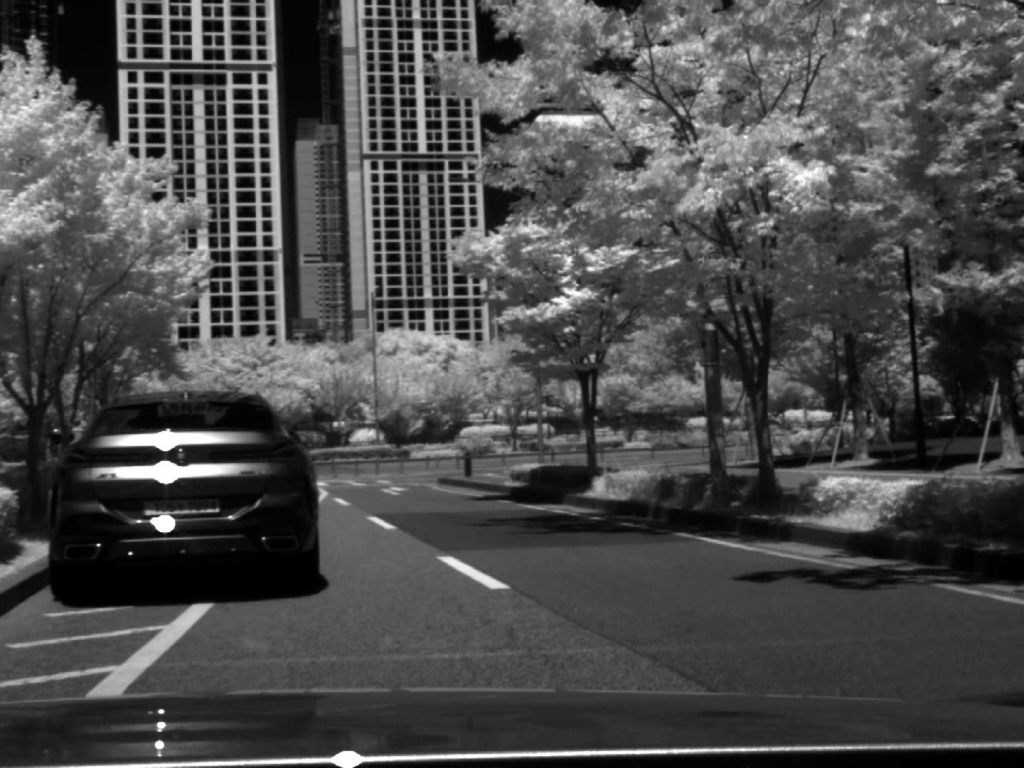
#> input picture paired/frame21_modified2_swir.jpg, 2048 x 1536 px (shown at 1/2 size)
$ python alingnem.py
#> lines starting #> are read from the running program, lines starting #| are printed output that depends on the picture
import cv2
import numpy as np

# Load camera calibration parameters (if available)
#with np.load('camera_params.npz') as data:
   # camera_matrix = data['camera_matrix']
   # dist_coeffs = data['dist_coeffs']

# Read the images
img1 = cv2.imread('paired/frame21_modified2_swir.jpg')
#> img1 is the input picture: shape (1536, 2048, 3); min 0, max 255, mean 74.9
img2 = cv2.imread('paired/frame21_rgb.jpg')
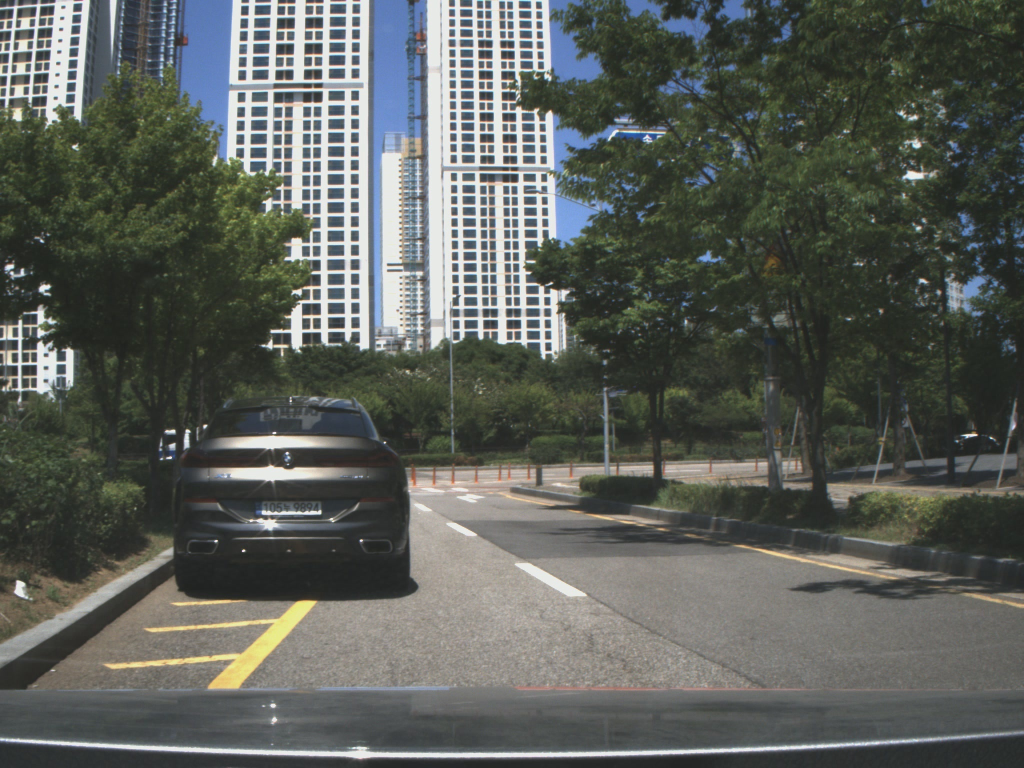
#> input picture paired/frame21_rgb.jpg, 2048 x 1536 px (shown at 1/2 size)
#> img2 is the input picture: shape (1536, 2048, 3); mean B, G, R 89.7, 95, 91.2
keepPercent = 0.8
# Undistort images (optional, only if calibration data is available)
#if 'camera_matrix' in locals() and 'dist_coeffs' in locals():
 #   img1 = cv2.undistort(img1, camera_matrix, dist_coeffs)
  #  img2 = cv2.undistort(img2, camera_matrix, dist_coeffs)

# Convert images to grayscale
def align_images(img1, img2, keepPercent):
#> called with keepPercent = 0.8
    gray1 = cv2.cvtColor(img1, cv2.COLOR_BGR2GRAY)
    gray2 = cv2.cvtColor(img2, cv2.COLOR_BGR2GRAY)
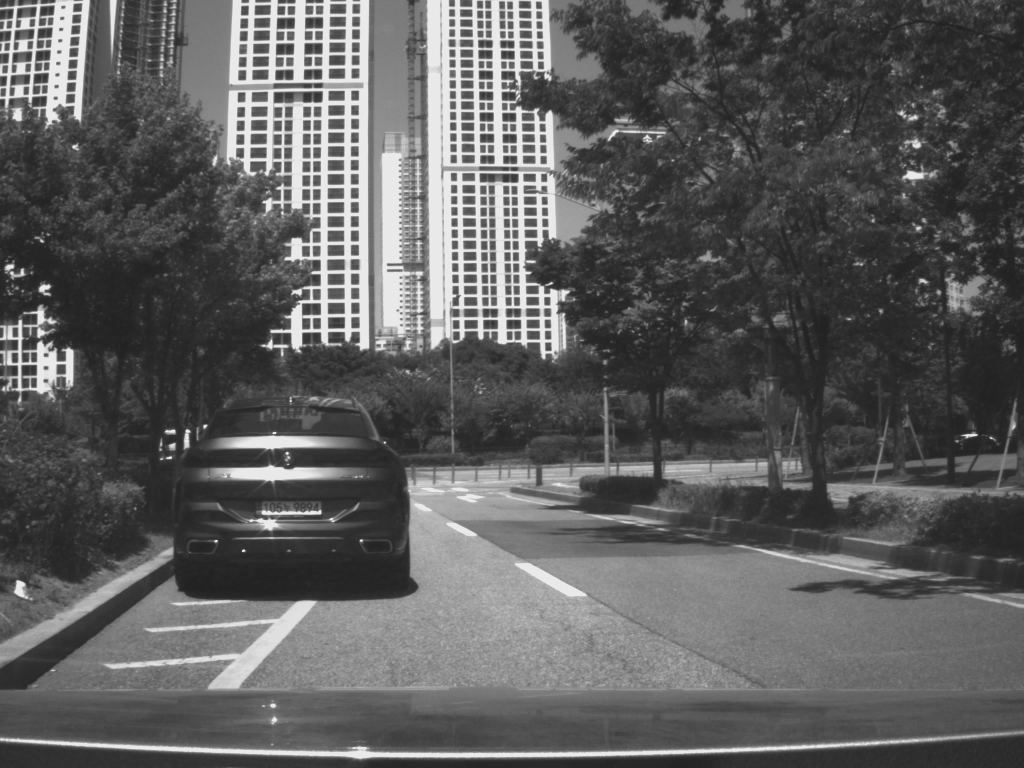
#> gray2: shape (1536, 2048) (shown at 1/2 size); min 30, max 242, mean 93.3

# Detect ORB features and descriptors
    orb = cv2.ORB_create()
    keypoints1, descriptors1 = orb.detectAndCompute(gray1, None)
#> keypoints1 = 500 keypoints; strongest (x, y, size): (323, 1422, 64.3), (319, 1422, 64.3), (323, 1421, 77.1), (258, 1107, 44.6)
    keypoints2, descriptors2 = orb.detectAndCompute(gray2, None)
#> keypoints2 = 500 keypoints; strongest (x, y, size): (485, 1101, 31), (486, 1103, 31), (485, 1102, 44.6), (488, 1102, 44.6)

# Match descriptors using BFMatcher
    bf = cv2.BFMatcher(cv2.NORM_HAMMING, crossCheck=True)
    matches = bf.match(descriptors1, descriptors2)
#> matches = 134 matches

# Sort matches by distance
    matches = sorted(matches, key=lambda x: x.distance)

    keep = int(len(matches) * keepPercent)
#> keep = 107
    matches = matches[:keep]
#> matches = 107 matches

# Extract location of good matches
    points1 = np.zeros((len(matches), 2), dtype=np.float32)
#> points1 = 107 pairs, first value 0 to 0, second value 0 to 0
    points2 = np.zeros((len(matches), 2), dtype=np.float32)
#> points2 = 107 pairs, first value 0 to 0, second value 0 to 0

    for i, match in enumerate(matches):
        points1[i, :] = keypoints1[match.queryIdx].pt
        points2[i, :] = keypoints2[match.trainIdx].pt
#> this loop made 107 passes
#> after the loop, points1 = 107 pairs, first value 112 to 1662, second value 70.56 to 1461.6; points2 = 107 pairs, first value 35 to 1981.2, second value 116.4 to 1102.8

# Find homography using RANSAC
    h, mask = cv2.findHomography(points2, points1, cv2.RANSAC)
#> h = [[-5.16, 0.186, 2040.4], [-4.66, -2.69, 3227.6], [-0.00381, -0.000991, 1]]; mask = 107 values, max 1 at index 4, min 0 at index 0, mean 0.103

# Use homography to warp image
    height, width, channels = img1.shape
#> height = 1536; width = 2048; channels = 3
    aligned_img2 = cv2.warpPerspective(img2, h, (width, height))
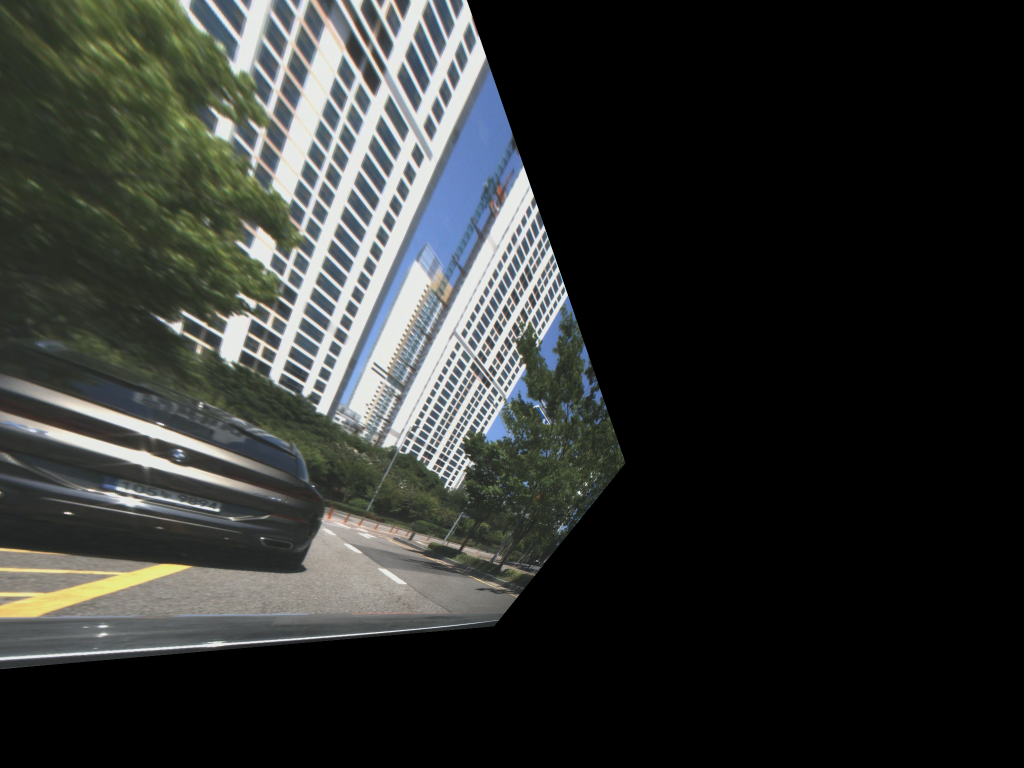
#> aligned_img2: shape (1536, 2048, 3) (shown at 1/2 size); mean B, G, R 47.8, 50.1, 48
    return aligned_img2

aligned_img2 = align_images(img1, img2, keepPercent)

# Show aligned images
im1_save = cv2.resize(img1, (img1.shape[1]//3, img1.shape[0]//3))
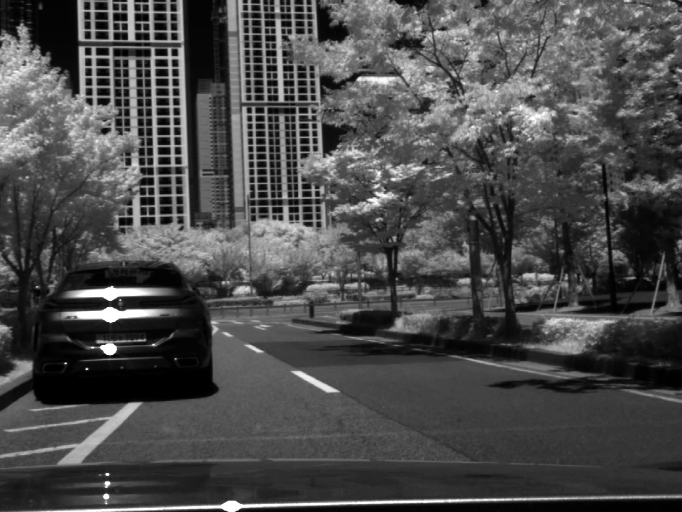
#> im1_save: shape (512, 682, 3); min 0, max 255, mean 74.9
im2_save = cv2.resize(img2, (img1.shape[1]//3, img2.shape[0]//3))
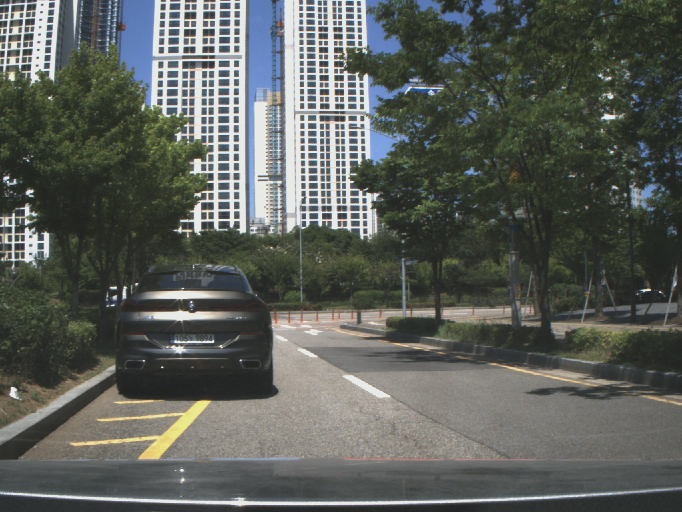
#> im2_save: shape (512, 682, 3); mean B, G, R 89.7, 95, 91.2
aligned_img2_save = cv2.resize(aligned_img2, (aligned_img2.shape[1]//3, aligned_img2.shape[0]//3))
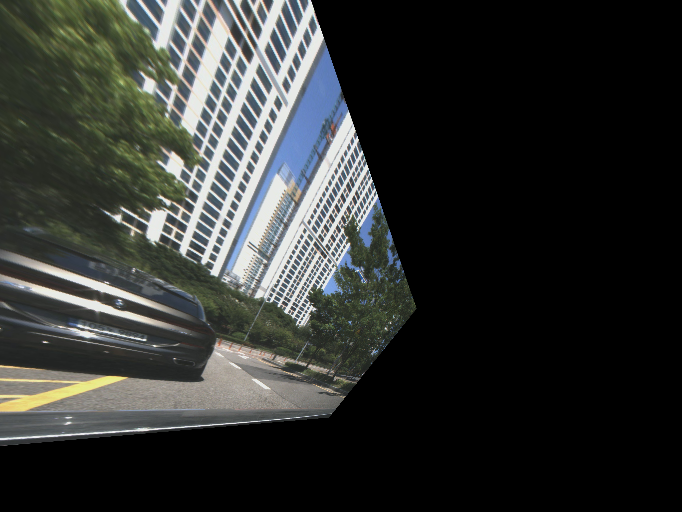
#> aligned_img2_save: shape (512, 682, 3); mean B, G, R 47.8, 50.1, 48

font = cv2.FONT_HERSHEY_TRIPLEX
org = (50, 50)
fontScale = 1
color = (0, 0, 0)
thickness = 2

image = cv2.putText(im1_save, 'img 1', org, font,
                   fontScale, color, thickness, cv2.LINE_AA)
image = cv2.putText(im2_save, 'img 2', org, font,
                   fontScale, color, thickness, cv2.LINE_AA)
image = cv2.putText(aligned_img2_save, 'img 2 aligned to img 1', org, font,
                   fontScale, color, thickness, cv2.LINE_AA)

result = np.hstack((im1_save, im2_save, aligned_img2_save))
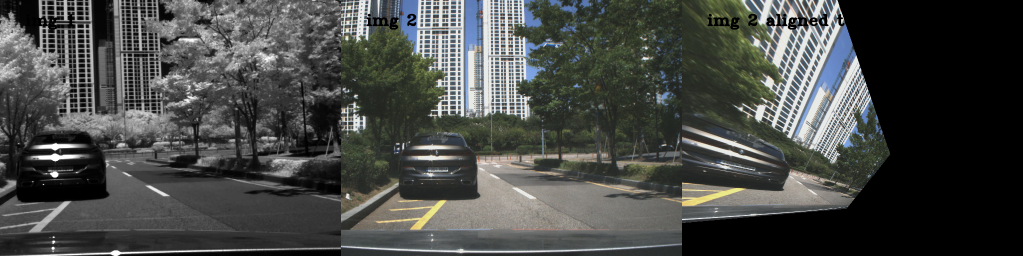
#> result: shape (512, 2046, 3) (shown at 1/2 size); mean B, G, R 70.3, 72.8, 70.9
# Using cv2.putText() method

cv2.imwrite('aligned_img2.jpeg', result )
cv2.imshow('Aligned Image 2', result)
cv2.waitKey(0)
cv2.destroyAllWindows()
